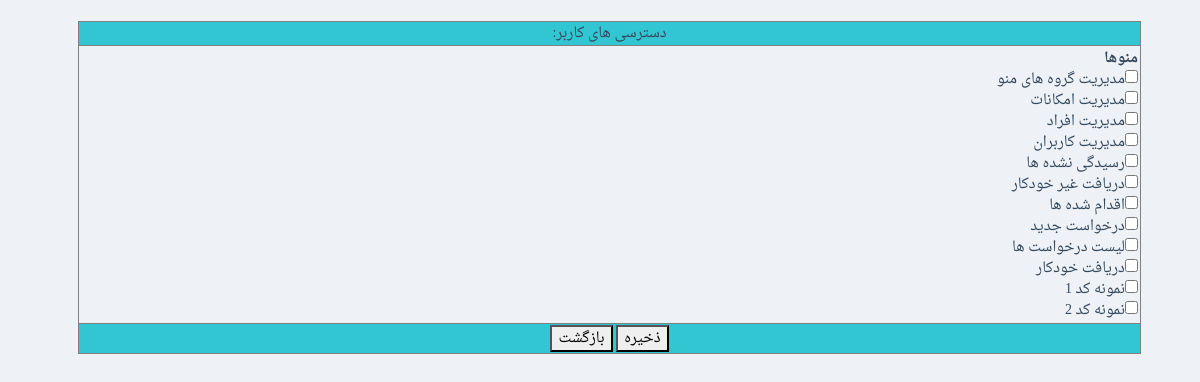
Screenshot of /www/sadaf/ManageUserPermissions.php (signed in) with the database file from the repository.
### tables this page shows
CREATE TABLE  `SystemFacilities` (
  `FacilityID` int(11) NOT NULL AUTO_INCREMENT,
  `FacilityName` varchar(245) DEFAULT NULL,
  `GroupID` int(11) DEFAULT NULL,
  `OrderNo` int(11) DEFAULT NULL,
  `PageAddress` varchar(345) DEFAULT NULL,
  PRIMARY KEY (`FacilityID`)
);

### www/shares/pdodb.class.php (called while the page is built, shortened)
<?php
class pdodb {
  private $pass ;
  private $dsn;
  private $pdo;
  private $statement;
  static  $pdoinstance = false;
  private function __construct($_host = "", $_user = "", $_pass = "", $_default_db = "",$_driver="",$debug=self::DEBUG_MODE) {
    $this->dsn = "mysql:dbname=$_default_db;host=$_host";
  }
  public static function getInstance($_host = "", $_user = "", $_pass = "", $_default_db = "",$_driver="") {
    if ("" == $_driver)      $_driver = sys_config::$db_server['driver'];
    if ("" == $_host)        $_host = sys_config::$db_server['host'];
    if ("" == $_user)        $_user = sys_config::$db_server['user'];
    if ("" == $_pass)        $_pass = sys_config::$db_server['pass'];
    if ("" == $_default_db)  $_default_db = sys_config::$db_server['database'];
    if (!@pdodb::$pdoinstance[$_host.$_user.$_default_db]) {
      pdodb::$pdoinstance[$_host.$_user.$_default_db] = new pdodb($_host,$_user,$_pass,$_default_db,$_driver);
    }
    return pdodb::$pdoinstance[$_host.$_user.$_default_db];
  }
  private function connect($_driver = "", $_host = "", $_user = "", $_pass = "", $_default_db = "",$debug=self::DEBUG_MODE) {
    try{
      if ("" == $_pass)       $_pass = $this->pass;
      $this->pdo = new pdo($this->dsn , $_user , $_pass, array(PDO::MYSQL_ATTR_INIT_COMMAND =>  "SET NAMES utf8") );
      return $this->pdo;
    }
    catch (PDOException $e) {
      print (self::PDO_CONNECTION_ERROR);
      print ($e->getMessage());
      if ($debug) $this->backtrace();
      exit();
    }
  }
  function Prepare($sqlstr,$debug=self::DEBUG_MODE) {
    $this->statement = $this->pdo->prepare($sqlstr);
   	$error_info = $this->pdo->errorInfo();
    return $this->statement;
  }
  function ExecuteStatement($parameter_array,$fetch_mode=PDO::FETCH_ASSOC,$debug=self::DEBUG_MODE) {
    $trans = array(self::ARABIC_YA => self::PERSIAN_YA , self::ARABIC_KAF => self::PERSIAN_KAF);
    $this->statement->setFetchMode($fetch_mode);
    $this->statement->execute($parameter_array);
    $error_info = $this->statement->errorInfo();
    return $this->statement;
 }
  function Execute($sqlstr,$fetch_mode=PDO::FETCH_ASSOC,$debug=self::DEBUG_MODE) {
    $trans = array(self::ARABIC_YA => self::PERSIAN_YA , self::ARABIC_KAF => self::PERSIAN_KAF);
    $this->statement = $this->pdo->query(strtr($sqlstr,$trans));
    $error_info = $this->pdo->errorInfo();
    return $this->statement;
  }
}
?>

### www/sadaf/classes/SystemFacilities.class.php (called while the page is built, shortened)
<?php
class manage_SystemFacilities
{
	static function GetList()
	{
		$mysql = pdodb::getInstance();
		$k=0;
		$ret = array();
		$query = "select SystemFacilities.FacilityID
				,SystemFacilities.FacilityName
				,SystemFacilities.GroupID
				,SystemFacilities.OrderNo
				,SystemFacilities.PageAddress
			, l2.GroupName  as l2_GroupName  from sadaf.SystemFacilities
			LEFT JOIN sadaf.SystemFacilityGroups  l2 on (l2.GroupID=SystemFacilities.GroupID)
			order by l2.OrderNo, SystemFacilities.OrderNo ";
		$res = $mysql->Execute($query);
		while($rec=$res->fetch())
		{
			$ret[$k] = new be_SystemFacilities();
			$ret[$k]->FacilityID=$rec["FacilityID"];
			$ret[$k]->FacilityName=$rec["FacilityName"];
			$ret[$k]->GroupID=$rec["GroupID"];
			$ret[$k]->GroupID_Desc=$rec["l2_GroupName"];
			$ret[$k]->OrderNo=$rec["OrderNo"];
			$ret[$k]->PageAddress=$rec["PageAddress"];
			$k++;
		}
		return $ret;
	}
}
?>

### www/sadaf/classes/UserFacilities.class.php (called while the page is built, shortened)
<?php
class manage_UserFacilities
{
	static function HasAccess($UserID, $FacilityID)
	{
		$mysql = pdodb::getInstance();
		$query = "select * from sadaf.UserFacilities where ";
		$query .= " UserID=? and FacilityID=?";
		$ValueListArray = array();
		array_push($ValueListArray, $UserID);
		array_push($ValueListArray, $FacilityID);
		$mysql->Prepare($query);
		$res = $mysql->ExecuteStatement($ValueListArray);
		return false;
	}
}
?>

### www/sadaf/ManageUserPermissions.php (the view, shortened to what this page needs)
<?php
include("classes/UserFacilities.class.php");
include ("classes/SystemFacilities.class.php");
?>
<form method="post" id="f1" name="f1" >
<br><table width="90%" border="1" cellspacing="0" align="center">
<tr class="HeaderOfTable">
<td align="center">دسترسی های کاربر: <? echo $_REQUEST["Item_UserID"]; ?></td>
</tr>
<tr>
<td>
<table width="100%" border="0">
<tr>
  <td>
  <?
    echo "<b>منوها</b><br>";
	$list = manage_SystemFacilities::GetList();
	for($i=0; $i<count($list); $i++)
	{
	  echo "<input type=checkbox name=ch_".$list[$i]->FacilityID;
	  if(manage_UserFacilities::HasAccess($_REQUEST["Item_UserID"], $list[$i]->FacilityID))
	    echo " checked ";
	  echo ">";
	  echo $list[$i]->FacilityName;
	  echo "<br>";
	}
  ?>
  </td>
</tr>
</table>
</td>
</tr>
<tr class="FooterOfTable">
<td align="center">
<input type="button" onclick="javascript: ValidateForm();" value="ذخیره">
<input type="button" onclick="document.location='ManageAccountSpecs.php';" value="بازگشت">
</td>
</tr>
</table>
</form>
</html>

### www/sadaf/css/lab.css (style rules this page uses)
* { font-family:DroidNaskh,verdana,tahoma }
.HeaderOfTable { background-color: #32c5d2; }
.FooterOfTable { background-color: #32c5d2; }
table { direction: rtl; }
.page-content { background: #eef1f5; margin-right: 0px; margin-left: 19px; margin-top: 0px; margin-bottom: 0px; }

### rows the page displays
systemfacilities: FacilityName "مدیریت گروه های منو"
systemfacilities: FacilityName "مدیریت امکانات"
systemfacilities: FacilityName "مدیریت افراد"
systemfacilities: FacilityName "مدیریت کاربران"
systemfacilities: FacilityName "رسیدگی نشده ها"
systemfacilities: FacilityName "دریافت غیر خودکار"
systemfacilities: FacilityName "اقدام شده ها"
systemfacilities: FacilityName "درخواست جدید"
systemfacilities: FacilityName "لیست درخواست ها"
systemfacilities: FacilityName "دریافت خودکار"
systemfacilities: FacilityName "نمونه كد 1"
systemfacilities: FacilityName "نمونه كد 2"
